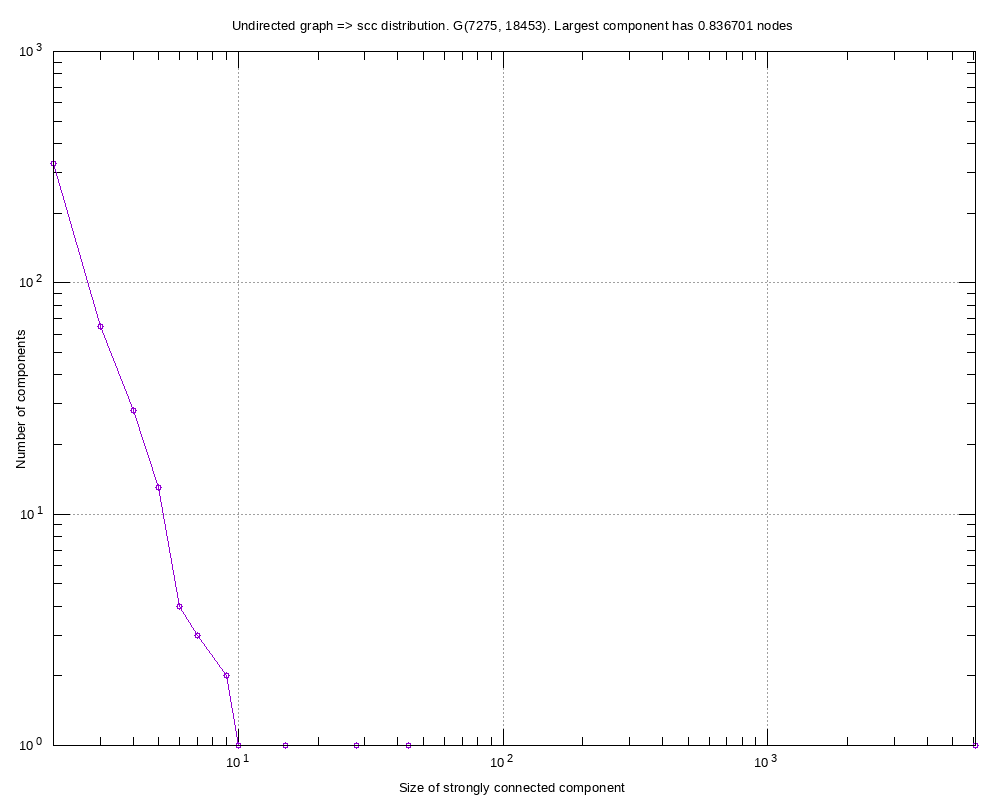

This figure's gnuplot source:
#
# Undirected graph => scc distribution. G(7275, 18453). Largest component has 0.836701 nodes (Wed Sep  4 19:23:18 2019)
#

set title "Undirected graph => scc distribution. G(7275, 18453). Largest component has 0.836701 nodes"
set key bottom right
set logscale xy 10
set format x "10^{%L}"
set mxtics 10
set format y "10^{%L}"
set mytics 10
set grid
set xlabel "Size of strongly connected component"
set ylabel "Number of components"
set tics scale 2
set terminal png font arial 10 size 1000,800
set output 'scc.email-Enron-subgraph-scc-size-distribution.png'
plot 	"scc.email-Enron-subgraph-scc-size-distribution.tab" using 1:2 title "" with linespoints pt 6
